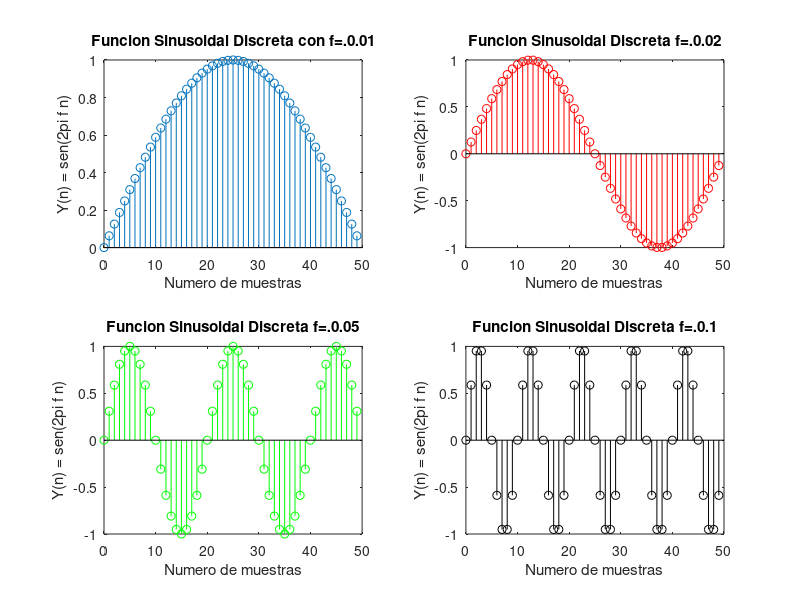

MATLAB code to generate this figure:

function  problema2 ()

f = [0.01,0.02,0.05,0.1]; % se crea un vector con la frecuencia con los diferentes valores 
n = [0:49]; % sce define el rango desde 0 hasta 49 (las primeras 50 muestras)


Y1 = sin(2*pi*f(1).*n); %funcion  1 con la frecuencia 1
Y2 = sin(2*pi*f(2).*n);%funcion  2 con la frecuencia 2
Y3 = sin(2*pi*f(3).*n);%funcion  3 con la frecuencia 3
Y4 = sin(2*pi*f(4).*n);%funcion  4 con la frecuencia 4

subplot (2, 2, 1) 
stem(n,Y1); %grafica discreta de la funcion 1
title('Funcion Sinusoidal Discreta con f=.0.01'); %titulo
xlabel('Numero de muestras');% nombre eje x
ylabel('Y(n) = sen(2pi f n)');% nombre eje y
subplot (2, 2, 2)
stem(n,Y2,'r');%grafica discreta de la funcion 2
title('Funcion Sinusoidal Discreta f=.0.02'); %titulo
xlabel('Numero de muestras');% nombre eje x
ylabel('Y(n) = sen(2pi f n)');% nombre eje y
subplot (2, 2, 3)
stem(n,Y3,'g');%grafica discreta de la funcion 3
title('Funcion Sinusoidal Discreta f=.0.05'); %titulo
xlabel('Numero de muestras');% nombre eje x
ylabel('Y(n) = sen(2pi f n)');% nombre eje y
subplot (2, 2, 4)
stem(n,Y4,'k');%grafica discreta de la funcion 4
title('Funcion Sinusoidal Discreta f=.0.1'); %titulo
xlabel('Numero de muestras');% nombre eje x
ylabel('Y(n) = sen(2pi f n)');% nombre eje y


endfunction
